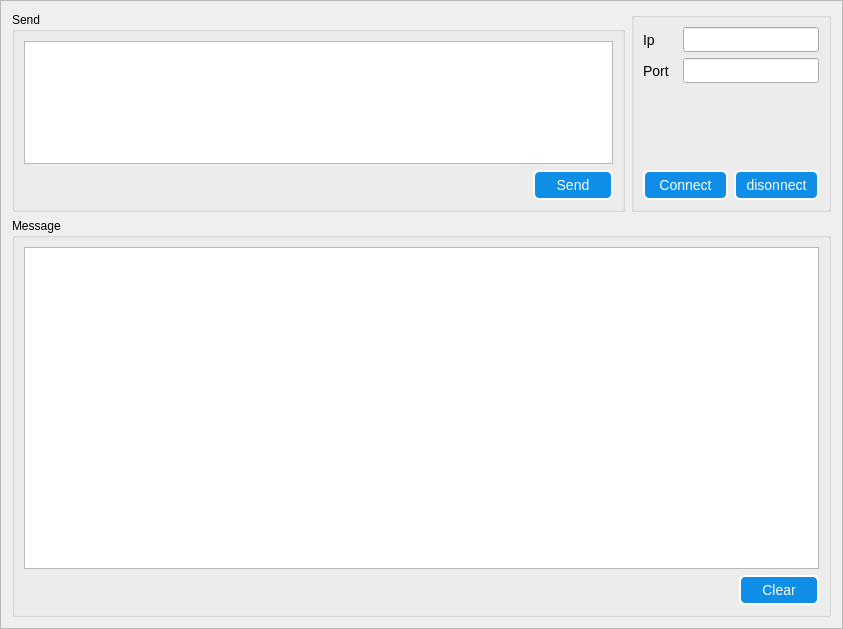
<?xml version="1.0" encoding="UTF-8"?>
<ui version="4.0">
 <class>TcpClientFrame</class>
 <widget class="QFrame" name="TcpClientFrame">
  <property name="geometry">
   <rect>
    <x>0</x>
    <y>0</y>
    <width>843</width>
    <height>629</height>
   </rect>
  </property>
  <property name="windowTitle">
   <string>Frame</string>
  </property>
  <property name="styleSheet">
   <string notr="true">QLabel{
    color: black;
    qproperty-alignment: AlignCenter;
	
    /*font-family: 'Verdana';*/
    font-size: 14px;}

/* ******************QPushButton****************** */
QPushButton{
    background-color: rgb(14, 142, 231);
	border-style: outset;
    border-width: 2px;
	border-radius: 6px;
    color: white;
	font-size: 14px;
}

QPushButton:hover{
    background-color: rgb(57, 159, 251);
}

QPushButton:pressed{
    background-color: rgb(0, 125, 213);
}

QPushButton:disabled{
    background-color: gray;
}

QCheckBox{
	font-size: 14px;
	alignment:center}
QRadioButton{
	font-size: 14px;
	alignment:center}

</string>
  </property>
  <property name="frameShape">
   <enum>QFrame::StyledPanel</enum>
  </property>
  <property name="frameShadow">
   <enum>QFrame::Raised</enum>
  </property>
  <layout class="QGridLayout" name="gridLayout_2">
   <item row="0" column="0">
    <widget class="QGroupBox" name="groupBox">
     <property name="maximumSize">
      <size>
       <width>16777215</width>
       <height>200</height>
      </size>
     </property>
     <property name="title">
      <string>Send</string>
     </property>
     <layout class="QVBoxLayout" name="verticalLayout">
      <item>
       <widget class="QTextEdit" name="textEdit"/>
      </item>
      <item>
       <layout class="QHBoxLayout" name="horizontalLayout_2">
        <item>
         <spacer name="horizontalSpacer">
          <property name="orientation">
           <enum>Qt::Horizontal</enum>
          </property>
          <property name="sizeHint" stdset="0">
           <size>
            <width>40</width>
            <height>20</height>
           </size>
          </property>
         </spacer>
        </item>
        <item>
         <widget class="QPushButton" name="pushButton_send">
          <property name="minimumSize">
           <size>
            <width>80</width>
            <height>30</height>
           </size>
          </property>
          <property name="text">
           <string>Send</string>
          </property>
         </widget>
        </item>
       </layout>
      </item>
     </layout>
    </widget>
   </item>
   <item row="0" column="1">
    <widget class="QGroupBox" name="groupBox_3">
     <property name="maximumSize">
      <size>
       <width>200</width>
       <height>200</height>
      </size>
     </property>
     <property name="title">
      <string/>
     </property>
     <layout class="QVBoxLayout" name="verticalLayout_3">
      <item>
       <layout class="QGridLayout" name="gridLayout">
        <item row="0" column="0" colspan="2">
         <widget class="QLabel" name="label">
          <property name="text">
           <string>Ip  </string>
          </property>
         </widget>
        </item>
        <item row="0" column="2">
         <widget class="QLineEdit" name="lineEdit_ip">
          <property name="minimumSize">
           <size>
            <width>100</width>
            <height>25</height>
           </size>
          </property>
          <property name="maximumSize">
           <size>
            <width>150</width>
            <height>25</height>
           </size>
          </property>
         </widget>
        </item>
        <item row="1" column="2">
         <widget class="QLineEdit" name="lineEdit_port">
          <property name="minimumSize">
           <size>
            <width>100</width>
            <height>25</height>
           </size>
          </property>
          <property name="maximumSize">
           <size>
            <width>150</width>
            <height>25</height>
           </size>
          </property>
         </widget>
        </item>
        <item row="1" column="0" colspan="2">
         <widget class="QLabel" name="label_2">
          <property name="text">
           <string>Port  </string>
          </property>
         </widget>
        </item>
       </layout>
      </item>
      <item>
       <spacer name="verticalSpacer">
        <property name="orientation">
         <enum>Qt::Vertical</enum>
        </property>
        <property name="sizeHint" stdset="0">
         <size>
          <width>20</width>
          <height>75</height>
         </size>
        </property>
       </spacer>
      </item>
      <item>
       <layout class="QHBoxLayout" name="horizontalLayout">
        <item>
         <widget class="QPushButton" name="pushButton_connect">
          <property name="minimumSize">
           <size>
            <width>80</width>
            <height>30</height>
           </size>
          </property>
          <property name="text">
           <string>Connect</string>
          </property>
         </widget>
        </item>
        <item>
         <widget class="QPushButton" name="pushButton_disconnect">
          <property name="minimumSize">
           <size>
            <width>80</width>
            <height>30</height>
           </size>
          </property>
          <property name="text">
           <string>disonnect</string>
          </property>
         </widget>
        </item>
       </layout>
      </item>
     </layout>
    </widget>
   </item>
   <item row="1" column="0" colspan="2">
    <widget class="QGroupBox" name="groupBox_2">
     <property name="title">
      <string>Message</string>
     </property>
     <layout class="QVBoxLayout" name="verticalLayout_2">
      <item>
       <widget class="QTextBrowser" name="textBrowser"/>
      </item>
      <item>
       <layout class="QHBoxLayout" name="horizontalLayout_3">
        <item>
         <spacer name="horizontalSpacer_2">
          <property name="orientation">
           <enum>Qt::Horizontal</enum>
          </property>
          <property name="sizeHint" stdset="0">
           <size>
            <width>40</width>
            <height>20</height>
           </size>
          </property>
         </spacer>
        </item>
        <item>
         <widget class="QPushButton" name="pushButton_clear">
          <property name="minimumSize">
           <size>
            <width>80</width>
            <height>30</height>
           </size>
          </property>
          <property name="text">
           <string>Clear</string>
          </property>
         </widget>
        </item>
       </layout>
      </item>
     </layout>
    </widget>
   </item>
  </layout>
 </widget>
 <resources/>
 <connections/>
</ui>
